Frame 1 (no input): blank canvas, image omitted
Frame 60 (the mouse pressed at the canvas centre just before this capture): blank canvas, image omitted
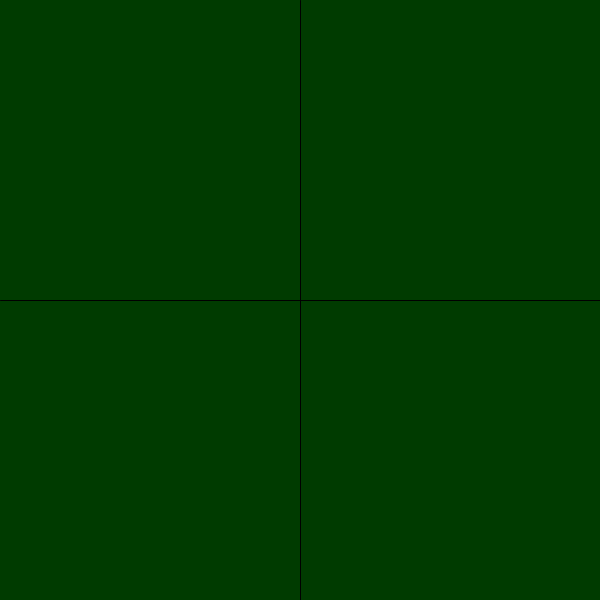
Frame 120 (the mouse held since frame 60 and released just before this capture)

The Processing sketch whose frames 1 and 60 were blank and that drew this single picture after the mouse press (run headless with seeded random() and noise(); from frame 60 on, the mouse is pressed at the canvas centre):

// Processing sketch: right_left_color_mouseon
// ── right_left_color_mouseon.pde
void setup(){
  size(600, 600);
};

float r = 0;
float g = 0;
float b = 0;

void draw(){
  background(r, g, b);
  stroke(0);
  
  line(width/2, 0,width /2 , height );
  line(0, height/2, width, height /2 );
  
  if (mouseX > width /2) {
    r = r + 1;
      } else {
    r = r - 1;
    };
    
  if (mouseY > height /2) {
  b = b + 1;
    } else {
  b = b - 1;
  };
  
  if (mousePressed) {
  g = g + 1;
    } else {
  g = g - 1;
  };
  
  r = constrain(r, 0, 255);
  g = constrain(g, 0, 255);
  b = constrain(b, 0, 255);
  
};
